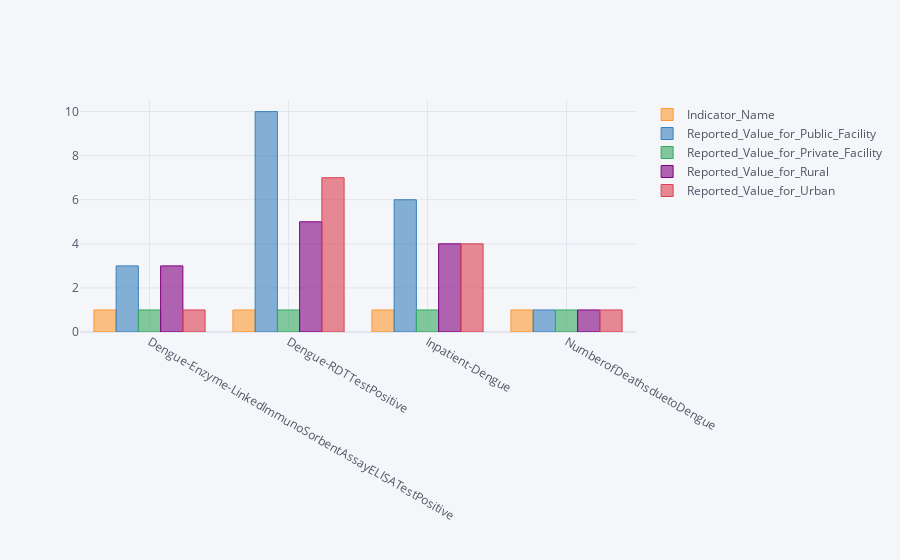

This figure's notebook cell:
### Markdown cell above
## Dengue Report

### Code cell
df_dengue.iplot(kind="bar")

### Figure 1 — Plotly figure (JSON) as saved in the notebook; plotly's stock layout.template omitted (floating-point values rounded to 4 significant figures)
{"data": [{"marker": {"color": "rgba(255, 153, 51, 0.6)", "line": {"color": "rgba(255, 153, 51, 1.0)", "width": 1}}, "name": "Indicator_Name", "orientation": "v", "text": "", "type": "bar", "x": ["Dengue-Enzyme-LinkedImmunoSorbentAssayELISATestPositive", "Dengue-RDTTestPositive", "Inpatient-Dengue", "NumberofDeathsduetoDengue"], "y": [1, 1, 1, 1]}, {"marker": {"color": "rgba(55, 128, 191, 0.6)", "line": {"color": "rgba(55, 128, 191, 1.0)", "width": 1}}, "name": "Reported_Value_for_Public_Facility", "orientation": "v", "text": "", "type": "bar", "x": ["Dengue-Enzyme-LinkedImmunoSorbentAssayELISATestPositive", "Dengue-RDTTestPositive", "Inpatient-Dengue", "NumberofDeathsduetoDengue"], "y": [3, 10, 6, 1]}, {"marker": {"color": "rgba(50, 171, 96, 0.6)", "line": {"color": "rgba(50, 171, 96, 1.0)", "width": 1}}, "name": "Reported_Value_for_Private_Facility", "orientation": "v", "text": "", "type": "bar", "x": ["Dengue-Enzyme-LinkedImmunoSorbentAssayELISATestPositive", "Dengue-RDTTestPositive", "Inpatient-Dengue", "NumberofDeathsduetoDengue"], "y": [1, 1, 1, 1]}, {"marker": {"color": "rgba(128, 0, 128, 0.6)", "line": {"color": "rgba(128, 0, 128, 1.0)", "width": 1}}, "name": "Reported_Value_for_Rural", "orientation": "v", "text": "", "type": "bar", "x": ["Dengue-Enzyme-LinkedImmunoSorbentAssayELISATestPositive", "Dengue-RDTTestPositive", "Inpatient-Dengue", "NumberofDeathsduetoDengue"], "y": [3, 5, 4, 1]}, {"marker": {"color": "rgba(219, 64, 82, 0.6)", "line": {"color": "rgba(219, 64, 82, 1.0)", "width": 1}}, "name": "Reported_Value_for_Urban", "orientation": "v", "text": "", "type": "bar", "x": ["Dengue-Enzyme-LinkedImmunoSorbentAssayELISATestPositive", "Dengue-RDTTestPositive", "Inpatient-Dengue", "NumberofDeathsduetoDengue"], "y": [1, 7, 4, 1]}], "layout": {"legend": {"bgcolor": "#F5F6F9", "font": {"color": "#4D5663"}}, "paper_bgcolor": "#F5F6F9", "plot_bgcolor": "#F5F6F9", "title": {"font": {"color": "#4D5663"}}, "xaxis": {"gridcolor": "#E1E5ED", "showgrid": true, "tickfont": {"color": "#4D5663"}, "title": {"font": {"color": "#4D5663"}, "text": ""}, "zerolinecolor": "#E1E5ED"}, "yaxis": {"gridcolor": "#E1E5ED", "showgrid": true, "tickfont": {"color": "#4D5663"}, "title": {"font": {"color": "#4D5663"}, "text": ""}, "zerolinecolor": "#E1E5ED"}}}
